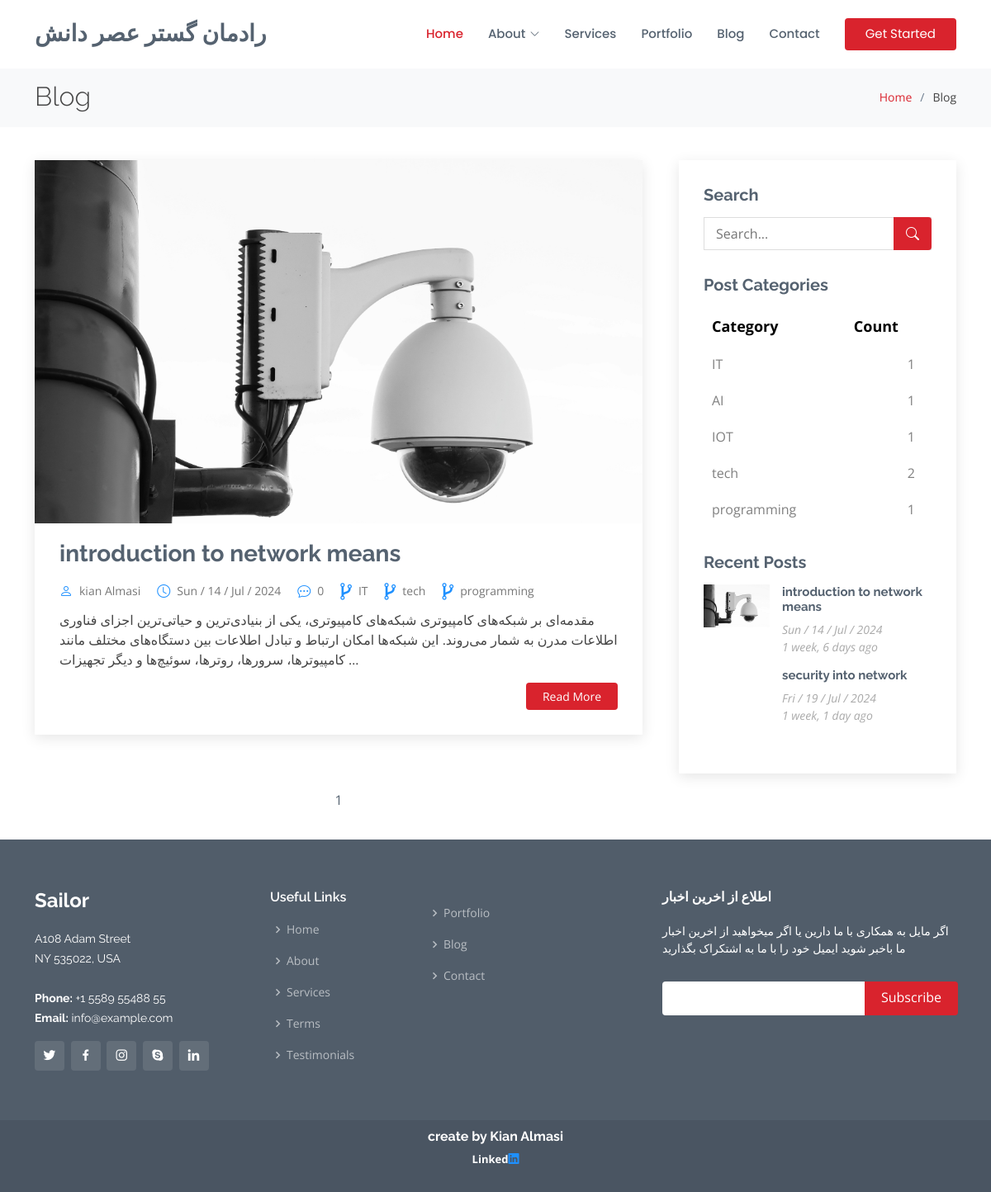
Screenshot of /blog/category/IT/ with the database file from the repository.
### weblog/models.py (models this page shows, shortened)
class Post(models.Model):
    image=models.ImageField(upload_to="weblog/",default="weblog/image_file/p2.jpg")
    image_single_blog=models.ImageField(upload_to="weblog/",default="weblog/image_file/p2.jpg")
    title=models.CharField(max_length=255)
    content= models.TextField()
    category=models.ManyToManyField(Category)
    author=models.ForeignKey(User,on_delete=models.SET_NULL,null=True)
    counted_view=models.IntegerField(default=0)
    status=models.BooleanField(default=False)
    writer_image=models.ImageField(upload_to="weblog/",default="weblog/image_file/p2.jpg")
    writer_linkedin_account=models.URLField(default="https://www.linkedin.com/in/kian-almasi-0a4016256/")
    writer_summary=models.TextField()
    published_date=models.DateTimeField(default=timezone.now)
    created_date=models.DateTimeField(auto_now_add=True)
    updated_date=models.DateTimeField(auto_now=True)
    class Meta:
        ordering = ["-created_date", "updated_date"]

class Category(models.Model):
    name=models.CharField(max_length=255)
    def __str__(self):
        return self.name

### weblog/views.py (the view)
# urls.py: path('',blog_view,name='blog_view'),
def blog_view (request,**kwargs):
    posts = Post.objects.filter(status=1)
    if 'cat_name' in kwargs:
        posts = posts.filter(category__name=kwargs['cat_name'])
    if 'author_username' in kwargs:
        posts = posts.filter(author__username=kwargs['author_username'])
    paginator = Paginator(posts, 5)
    page_number = request.GET.get('page')
    try:
        posts = paginator.get_page(page_number)
    except PageNotAnInteger:
        posts = paginator.get_page(1)
    except EmptyPage:
        posts = paginator.get_page(1)
    for post in posts:
        if isinstance(post.published_date, datetime):
            post.published_datetime = post.published_date
        elif isinstance(post.published_date, date):
            post.published_datetime = datetime.combine(post.published_date, time.min)
        else:
            post.published_datetime = None
    context = {'posts': posts}
    return render(request, 'blog/blog.html', context)

### weblog/templatetags/blog_tags.py (called while the page is built)
@register.inclusion_tag("blog/blog-latestpost.html")
def latestpost():
    posts=Post.objects.filter(status=1).order_by("published_date")[:5]
    return {"posts": posts}

@register.inclusion_tag("blog/blog-post-ctegories.html")
def postcategories():
    posts=Post.objects.filter(status=1)
    categories=Category.objects.all()
    cate_dict={}
    for name in categories:
       cate_dict[name]=posts.filter(category=name).count()
    return {"categries":cate_dict}

### templates/blog/blog.html (shortened to what this page needs)
{% load static %}
{% load blog_tags %}
<!DOCTYPE html>
<html lang="en">
<head>
  <link rel="stylesheet" href="https://cdnjs.cloudflare.com/ajax/libs/font-awesome/4.7.0/css/font-awesome.min.css">
  <link href="{% static '/vendor/animate.css/animate.min.css' %}" rel="stylesheet">
  <link href="{% static '/vendor/bootstrap/css/bootstrap.min.css' %}" rel="stylesheet">
  <link href="{% static '/vendor/bootstrap-icons/bootstrap-icons.css' %}" rel="stylesheet">
  <link href="{% static '/vendor/boxicons/css/boxicons.min.css' %}" rel="stylesheet">
  <link href="{% static '/vendor/glightbox/css/glightbox.min.css' %}" rel="stylesheet">
  <link href="{% static '/vendor/remixicon/remixicon.css' %}" rel="stylesheet">
  <link href="{% static '/vendor/swiper/swiper-bundle.min.css' %}" rel="stylesheet">
  <link href="{% static '/static/style.css' %}" rel="stylesheet">
</head>
<body>
  <header id="header" class="fixed-top d-flex align-items-center">
    <div class="container d-flex align-items-center">
      <h1 class="logo me-auto"><a href="{% url 'blog:home' %}">رادمان گستر عصر دانش</a></h1>
      <nav id="navbar" class="navbar">
        <ul>
          <li><a href="{% url 'blog:home' %}" class="active">Home</a></li>
          <li class="dropdown"><a href="#"><span>About</span> <i class="bi bi-chevron-down"></i></a>
          </li>
          <li><a href="{% url 'blog:services' %}">Services</a></li>
          <li><a href="{% url 'blog:portfolio' %}">Portfolio</a></li>
          <li><a href="{% url 'weblog:blog_view' %}">Blog</a></li>
          <li><a href="{% url 'blog:contact' %}">Contact</a></li>
          <li><a href="{% url 'blog:home' %}" class="getstarted">Get Started</a></li>
        </ul>
      </nav>
    </div>
  </header>
  <main id="main">
    <section id="breadcrumbs" class="breadcrumbs">
      <div class="container">
        <div class="d-flex justify-content-between align-items-center">
          <h2>Blog</h2>
          <ol>
            <li><a href="{% url 'blog:home' %}">Home</a></li>
            <li>Blog</li>
          </ol>
        </div>
      </div>
    </section>
    <section id="blog" class="blog">
      <div class="container" data-aos="fade-up">
        <div class="row">
          <div class="col-lg-8 entries">
            {%for post in posts%}
            <article class="entry">
              <div class="entry-img">
                <img src="{{post.image.url}}" alt="" class="img-fluid">
              </div>
              <h2 class="entry-title">
                <a href="{% url 'weblog:blog_single' pid=post.id%}">{{post.title}}</a>
              </h2>
              <div class="entry-meta">
                <ul>
                    <li class="d-flex align-items-center"><i class="bi bi-person" style="color:DodgerBlue"></i> <a href="{% url 'weblog:author' author_username=post.author.username %}">{{post.author.get_full_name}}</a></li>
                    <li class="d-flex align-items-center"><i class="bi bi-clock" style="color:DodgerBlue"></i> <a href="{% url 'weblog:blog_single' pid=post.id%}">{{ post.published_date|date:"D / d / M / Y"}}</a></li>
                    <li class="d-flex align-items-center"><i class="bi bi-chat-dots" style="color:DodgerBlue"></i> <a href="{% url 'weblog:blog_single' pid=post.id%}">{{post.counted_view}}</a></li>
                    {% for cat in post.category.all %}
                    <li class="d-flex align-items-center"><i style="font-size:24px;color:DodgerBlue" class="fa">&#xf126;</i> <a href="{% url 'weblog:category' cat.name%}">{{ cat.name }}</a></li>
                    {% endfor %}
                </ul>
            </div>
              <div class="entry-content">
                <p align='rtl'>{{post.content|truncatechars:250}}</p>
                <div class="read-more">
                  <a href="{% url 'weblog:blog_single' pid=post.id%}">Read More</a>
                </div>
              </div>
            </article>
            {%endfor%}
            <div class="blog-pagination">
              <ul class="justify-content-center">
                {% for i in posts.paginator.page_range %}
                  {% if page_number == i %}
                      <li class="page-item active"><a href="?page={{i}}" class="page-link">{{i}}</a></li>
                      {% else %}
                      <li class="page-item"><a href="?page={{i}}" class="page-link">{{i}}</a></li>
                  {% endif %}
                {% endfor %}
              </ul>
            </div>
          </div>
          <div class="col-lg-4">
            <div class="sidebar">
              <h3 class="sidebar-title">Search</h3>
              <div class="sidebar-item search-form">
              <form action="{% url 'weblog:search' %}" method="Get">
                  <input type="text" name='s' placeholder="Search...">
                  <button type="submit"><i class="bi bi-search"></i></button>
              </form>
              </div>
              {% postcategories %}
              {% latestpost %}
          </div>
        </div>
      </div>
    </section>
  </main>
  <footer id="footer">
    <div class="footer-top">
      <div class="container">
        <div class="row">
          <div class="col-lg-3 col-md-6">
            <div class="footer-info">
              <h3>Sailor</h3>
              <p>
                A108 Adam Street <br>
                NY 535022, USA<br><br>
                <strong>Phone:</strong> +1 5589 55488 55<br>
                <strong>Email:</strong> info@example.com<br>
              </p>
              <div class="social-links mt-3">
                <a href="#" class="twitter"><i class="bx bxl-twitter"></i></a>
                <a href="#" class="facebook"><i class="bx bxl-facebook"></i></a>
                <a href="#" class="instagram"><i class="bx bxl-instagram"></i></a>
                <a href="#" class="google-plus"><i class="bx bxl-skype"></i></a>
                <a href="#" class="linkedin"><i class="bx bxl-linkedin"></i></a>
              </div>
            </div>
          </div>
          <div class="col-lg-2 col-md-6 footer-links">
            <h4>Useful Links</h4>
            <ul>
              <li><i class="bx bx-chevron-right"></i> <a href="{% url 'blog:home' %}">Home</a></li>
              <li><i class="bx bx-chevron-right"></i> <a href="{% url 'blog:about' %}">About</a></li>
              <li><i class="bx bx-chevron-right"></i> <a href="{% url 'blog:services' %}">Services</a></li>
              <li><i class="bx bx-chevron-right"></i> <a href="{% url 'blog:team' %}">Terms</a></li>
              <li><i class="bx bx-chevron-right"></i> <a href="{% url 'blog:testimonials' %}">Testimonials</a></li>
            </ul>
          </div>
          <div class="col-lg-3 col-md-6 footer-links">
            <h4> </h4>
            <ul>
              <li><i class="bx bx-chevron-right"></i> <a href="{% url 'blog:portfolio' %}">Portfolio</a></li>
              <li><i class="bx bx-chevron-right"></i> <a href="{% url 'weblog:blog_view' %}">Blog</a></li>
              <li><i class="bx bx-chevron-right"></i> <a href="{% url 'blog:contact' %}">Contact</a></li>
            </ul>
          </div>
          <div class="col-lg-4 col-md-6 footer-newsletter">
            <h4 align='rtl'>اطلاع از اخرین اخبار</h4>
            <p align='rtl'>اگر مایل به همکاری با ما دارین یا اگر میخواهید از اخرین اخبار ما باخبر شوید ایمیل خود را با ما به اشتکراک بگذارید</p>
            <form action="{% url 'blog:newsletter' %}" method="post">
              <input type="email" name="email"><input type="submit" value="Subscribe">
            </form>
          </div>
        </div>
      </div>
    </div>
    <div class="container">
      <div class="credits">
        <h6>
          <a href="https://www.linkedin.com/in/kian-almasi" style="color:white;font-weight: bold;">create by Kian Almasi</a>
        </h6>
        <h7 style="color:white;font-weight: bold;">
          Linked<a href="https://www.linkedin.com/in/kian-almasi" style="color: DodgerBlue;font-weight: bold;"><i class="biu bi-linkedin" style="color: DodgerBlue; font-weight: bold;"></i></a>
        </h7>
      </div>
    </div>
  </footer>
</body>
</html>

### templates/blog/blog-post-ctegories.html (shortened to what this page needs)
{% load static %}
<h3 class="sidebar-title">Post Categories</h3>
<div class="sidebar-item categories">
  <table class="table">
    <thead>
      <tr>
        <th scope="col" class="category-header">Category</th>
        <th scope="col" class="category-header">Count</th>
      </tr>
    </thead>
    <tbody>
      {% for name, count in categries.items %}
      <tr>
        <td>
          <a href="{% url 'weblog:category' name%}" class="color:DodgerBlue">{{ name }}</a>
        </td>
        <td class="text-right">
          {{ count }}
        </td>
      </tr>
      {% endfor %}
    </tbody>
  </table>
</div>

### templates/blog/blog-latestpost.html
{% load humanize %}
{% load static %}
<h3 class="sidebar-title">Recent Posts</h3>
<div class="sidebar-item recent-posts">
    {% for post in posts %}
    <div class="post-item clearfix">
        <img src="{{ post.image.url }}" alt="">
        <h4><a href="/blog/{{ post.id }}">{{ post.title }}</a></h4>
        <time datetime="{{ post.published_date|date:'Y-m-d' }}">{{ post.published_date|date:"D / d / M / Y" }}</time>
        <time datetime="{{ post.published_date|date:'Y-m-d' }}">{{ post.published_date|naturaltime }}</time>
    </div>
    {% endfor %}
</div>

### templates/blog/blog-post-ctegories.html (style rules this page uses)
.sidebar-item.categories .table { width: 100%; margin-top: 15px; background-color: white; border-collapse: w; }
.sidebar-item.categories .table th, .sidebar-item.categories .table td { padding: 10px; text-align: left; border: none; }
.sidebar-item.categories .table th.category-header { font-size: 18px; color: black ; }
.sidebar-item.categories .table td.text-right { text-align: right; padding-right: 20px; color: Gray; }
.sidebar-item.categories .table a { color: Gray; text-decoration: none; }

### rows the page displays
Post: image (picture), title "introduction to network means", author.get_full_name "kian Almasi", published_date "Sun / 14 / Jul / 2024", counted_view "0", content "مقدمه‌ای بر شبکه‌های کامپیوتری شبکه‌های کامپیوتری، یکی از بنیادی‌ترین و حیاتی‌ترین اجزای فناوری اطلاعات مدرن به شمار می‌روند. این شبکه‌ها امکان ارتباط و تبادل اطلاعات بین دستگاه‌های مختلف مانند کامپیوترها، سرورها، روترها، سوئیچ‌ها و دیگر تجهیزات …", published_date "1 week, 6 days ago"
Category: name "IT", id "1"
Category: name "tech", count "2"
Category: name "programming", count "1"
Category: name "AI", count "1"
Category: name "IOT", count "1"
Post: title "security into network", published_date "Fri / 19 / Jul / 2024", published_date "1 week, 1 day ago"

### other values shown
{{ i }} "1"
